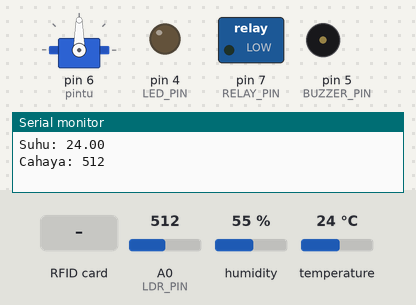
Recording of a sketch running on a simulated Arduino Uno, built with avr-gcc and run on an emulated ATmega328P. On the bench: servo, switched loads named in the sketch (green lamp = pin HIGH), output pins drawn as LEDs (lit = HIGH), buzzer (waves = sounding, pin HIGH), the last lines printed to the serial monitor. Inputs (shaded band) come from the test bench; at power-on: A0 (LDR_PIN) = 512, humidity 55 %, temperature 24 °C. Pins used as bus, display or sensor lines are not drawn.

Above: at 1.2 s.
1.3 s: RFID card AB CD EF 12 held to the reader
At 2.8 s:
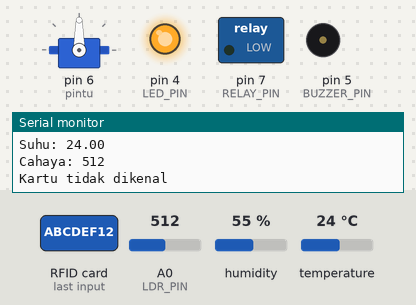
4.5 s: A0 (LDR_PIN) set to 488
At 6.5 s:
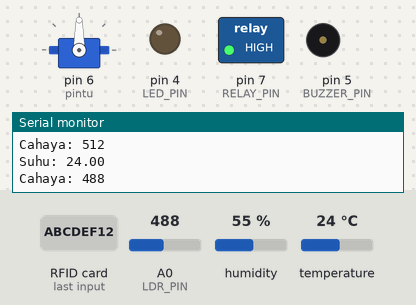
7.0 s: RFID card 5E 7A 19 C4 held to the reader
At 7.9 s:
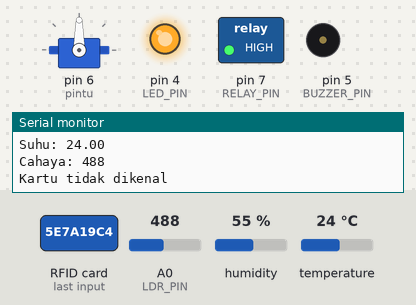
9.6 s: A0 (LDR_PIN) set to 510
At 10.6 s:
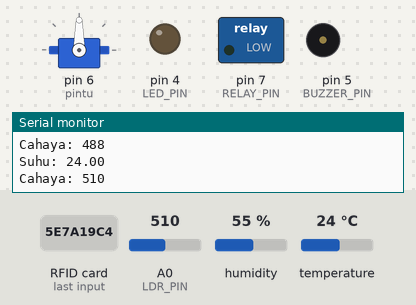
12.1 s: A0 (LDR_PIN) set to 490
At 13.2 s:
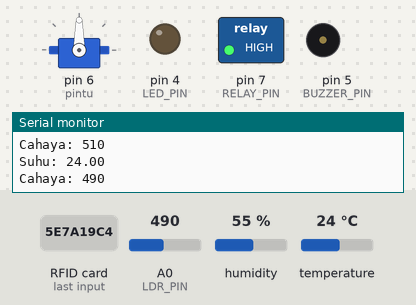
Timing chart, 0 to 15.1 s (numbered marks = the images above; inputs shaded):
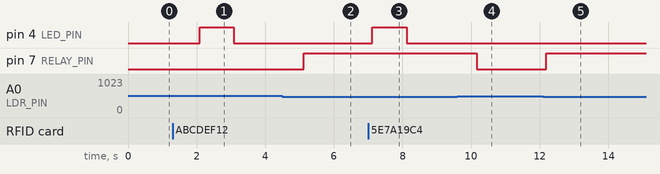

Measured:
- the behaviour switches between 500 and 499 on A0 (LDR_PIN) (found by bisection; images 1 and 2)
- after the input at 1.3 s, pin 4 (LED_PIN): LOW → HIGH after 0.79 s, → LOW 1.0 s later
- after the input at 4.5 s, pin 7 (RELAY_PIN): LOW → HIGH after 0.62 s
- after the input at 7.0 s, pin 4 (LED_PIN): LOW → HIGH after 0.13 s, → LOW 1.0 s later
- after the input at 9.6 s, pin 7 (RELAY_PIN): HIGH → LOW after 0.56 s
- after the input at 12.1 s, pin 7 (RELAY_PIN): LOW → HIGH after 0.10 s

The sketch:

SmartDoor.ino
```cpp
// 🏠 SMART HOME (Arduino Uno)
// Komponen:

// RFID RC522

// Servo (pintu)

// DHT22 (suhu)

// LDR (sensor cahaya)

// Relay (lampu)

// Buzzer

// LED

#include <SPI.h>
#include <MFRC522.h>
#include <Servo.h>
#include <DHT.h>

#define SS_PIN 10
#define RST_PIN 9
MFRC522 rfid(SS_PIN, RST_PIN);

Servo pintu;
#define DHTPIN 2
#define DHTTYPE DHT22
DHT dht(DHTPIN, DHTTYPE);

#define RELAY_PIN 7
#define BUZZER_PIN 5
#define LED_PIN 4
#define LDR_PIN A0

String kartuTerdaftar = "AB CD EF 12";  // ganti dengan UID kartumu

void setup() {
  Serial.begin(9600);
  SPI.begin();
  rfid.PCD_Init();
  dht.begin();
  pintu.attach(6); // PWM
  pinMode(RELAY_PIN, OUTPUT);
  pinMode(BUZZER_PIN, OUTPUT);
  pinMode(LED_PIN, OUTPUT);
  pinMode(LDR_PIN, INPUT);
}

void loop() {
  // === RFID ===
  if (rfid.PICC_IsNewCardPresent() && rfid.PICC_ReadCardSerial()) {
    String uid = "";
    for (byte i = 0; i < rfid.uid.size; i++) {
      uid += String(rfid.uid.uidByte[i], HEX);
    }
    uid.toUpperCase();

    if (uid == kartuTerdaftar) {
      Serial.println("Akses diterima");
      pintu.write(90); // buka pintu
      digitalWrite(BUZZER_PIN, HIGH); delay(200);
      digitalWrite(BUZZER_PIN, LOW);
      delay(3000);
      pintu.write(0);  // tutup pintu
    } else {
      Serial.println("Kartu tidak dikenal");
      digitalWrite(LED_PIN, HIGH);
      delay(1000);
      digitalWrite(LED_PIN, LOW);
    }
    rfid.PICC_HaltA();
  }

  // === DHT22 ===
  float suhu = dht.readTemperature();
  Serial.print("Suhu: "); Serial.println(suhu);

  // === LDR ===
  int cahaya = analogRead(LDR_PIN);
  Serial.print("Cahaya: "); Serial.println(cahaya);
  if (cahaya < 500) {
    digitalWrite(RELAY_PIN, HIGH); // nyalakan lampu
  } else {
    digitalWrite(RELAY_PIN, LOW);
  }

  delay(2000);
}
```
